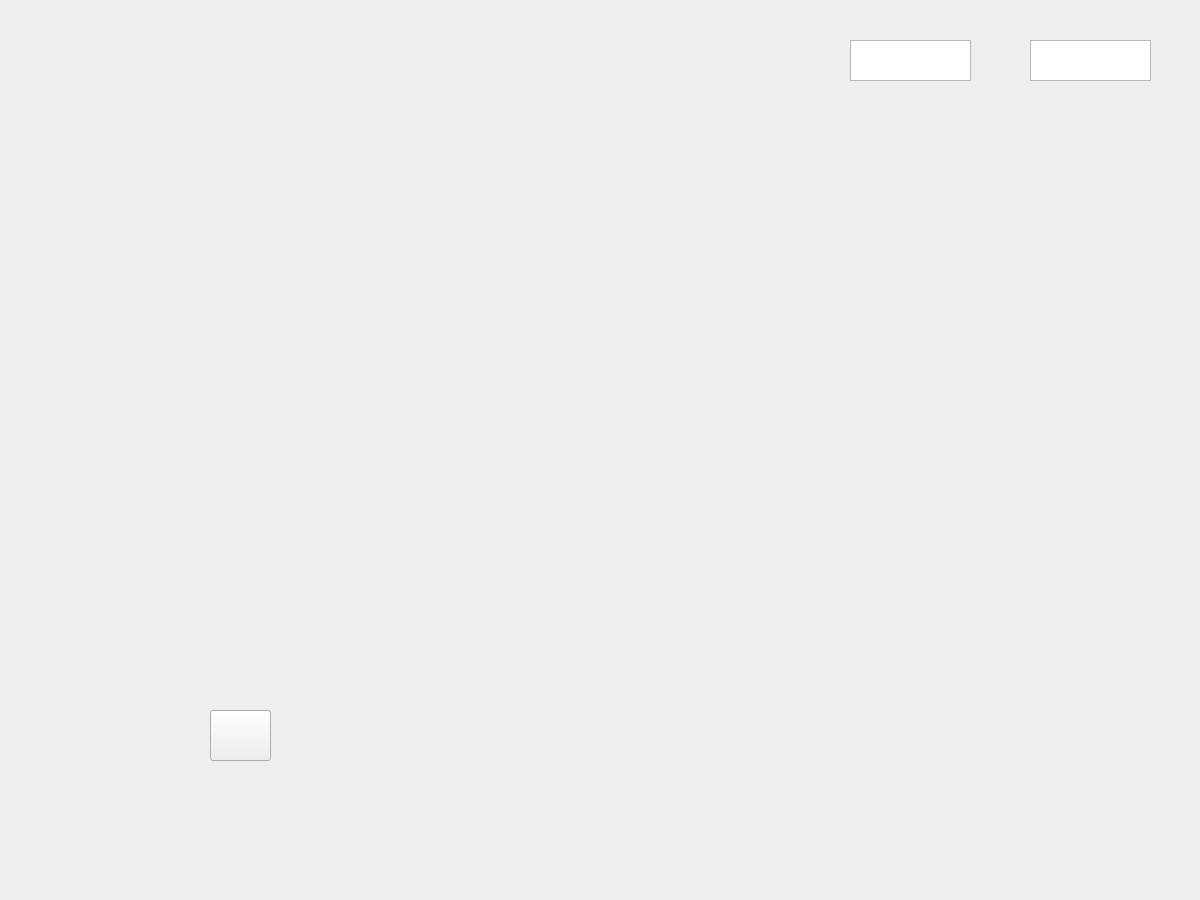
<?xml version="1.0" encoding="UTF-8"?>
<ui version="4.0">
 <class>TORiUi</class>
 <widget class="QMainWindow" name="TORiUi">
  <property name="geometry">
   <rect>
    <x>0</x>
    <y>0</y>
    <width>1200</width>
    <height>900</height>
   </rect>
  </property>
  <property name="windowTitle">
   <string>MainWindow</string>
  </property>
  <widget class="QWidget" name="centralwidget">
   <widget class="QLabel" name="label">
    <property name="geometry">
     <rect>
      <x>0</x>
      <y>0</y>
      <width>1201</width>
      <height>901</height>
     </rect>
    </property>
    <property name="text">
     <string/>
    </property>
    <property name="pixmap">
     <pixmap>image_processing20200620-21668-36w7bn.gif</pixmap>
    </property>
    <property name="scaledContents">
     <bool>true</bool>
    </property>
   </widget>
   <widget class="QLabel" name="label_2">
    <property name="geometry">
     <rect>
      <x>0</x>
      <y>-70</y>
      <width>571</width>
      <height>261</height>
     </rect>
    </property>
    <property name="text">
     <string/>
    </property>
    <property name="pixmap">
     <pixmap>Jarvis_Loading_Screen.gif</pixmap>
    </property>
    <property name="scaledContents">
     <bool>true</bool>
    </property>
   </widget>
   <widget class="QLabel" name="label_3">
    <property name="geometry">
     <rect>
      <x>1000</x>
      <y>10</y>
      <width>181</width>
      <height>91</height>
     </rect>
    </property>
    <property name="text">
     <string/>
    </property>
    <property name="pixmap">
     <pixmap>border2.png</pixmap>
    </property>
   </widget>
   <widget class="QLabel" name="label_4">
    <property name="geometry">
     <rect>
      <x>810</x>
      <y>0</y>
      <width>191</width>
      <height>101</height>
     </rect>
    </property>
    <property name="text">
     <string/>
    </property>
    <property name="pixmap">
     <pixmap>border1.png</pixmap>
    </property>
   </widget>
   <widget class="QLabel" name="label_5">
    <property name="geometry">
     <rect>
      <x>880</x>
      <y>280</y>
      <width>281</width>
      <height>191</height>
     </rect>
    </property>
    <property name="text">
     <string/>
    </property>
    <property name="pixmap">
     <pixmap>loader_sci-fi.gif</pixmap>
    </property>
   </widget>
   <widget class="QLabel" name="label_6">
    <property name="geometry">
     <rect>
      <x>880</x>
      <y>480</y>
      <width>281</width>
      <height>181</height>
     </rect>
    </property>
    <property name="text">
     <string/>
    </property>
    <property name="pixmap">
     <pixmap>loader_sci-fi.gif</pixmap>
    </property>
   </widget>
   <widget class="QLabel" name="label_7">
    <property name="geometry">
     <rect>
      <x>880</x>
      <y>670</y>
      <width>281</width>
      <height>191</height>
     </rect>
    </property>
    <property name="text">
     <string/>
    </property>
    <property name="pixmap">
     <pixmap>loader_sci-fi.gif</pixmap>
    </property>
   </widget>
   <widget class="QLabel" name="label_8">
    <property name="geometry">
     <rect>
      <x>-10</x>
      <y>600</y>
      <width>411</width>
      <height>281</height>
     </rect>
    </property>
    <property name="text">
     <string/>
    </property>
    <property name="pixmap">
     <pixmap>voice effect 2.gif</pixmap>
    </property>
   </widget>
   <widget class="QLabel" name="label_9">
    <property name="geometry">
     <rect>
      <x>-70</x>
      <y>110</y>
      <width>431</width>
      <height>381</height>
     </rect>
    </property>
    <property name="text">
     <string/>
    </property>
    <property name="pixmap">
     <pixmap>8871.gif</pixmap>
    </property>
    <property name="scaledContents">
     <bool>false</bool>
    </property>
   </widget>
   <widget class="QPushButton" name="pushButton">
    <property name="geometry">
     <rect>
      <x>210</x>
      <y>710</y>
      <width>61</width>
      <height>51</height>
     </rect>
    </property>
    <property name="cursor">
     <cursorShape>PointingHandCursor</cursorShape>
    </property>
    <property name="text">
     <string/>
    </property>
    <property name="icon">
     <iconset>
      <normaloff>pngtree-vector-microphone-icon-png-image_889487.jpg</normaloff>pngtree-vector-microphone-icon-png-image_889487.jpg</iconset>
    </property>
    <property name="iconSize">
     <size>
      <width>60</width>
      <height>60</height>
     </size>
    </property>
   </widget>
   <widget class="QTextBrowser" name="textBrowser">
    <property name="geometry">
     <rect>
      <x>850</x>
      <y>40</y>
      <width>121</width>
      <height>41</height>
     </rect>
    </property>
   </widget>
   <widget class="QTextBrowser" name="textBrowser_2">
    <property name="geometry">
     <rect>
      <x>1030</x>
      <y>40</y>
      <width>121</width>
      <height>41</height>
     </rect>
    </property>
   </widget>
  </widget>
 </widget>
 <resources/>
 <connections/>
</ui>
